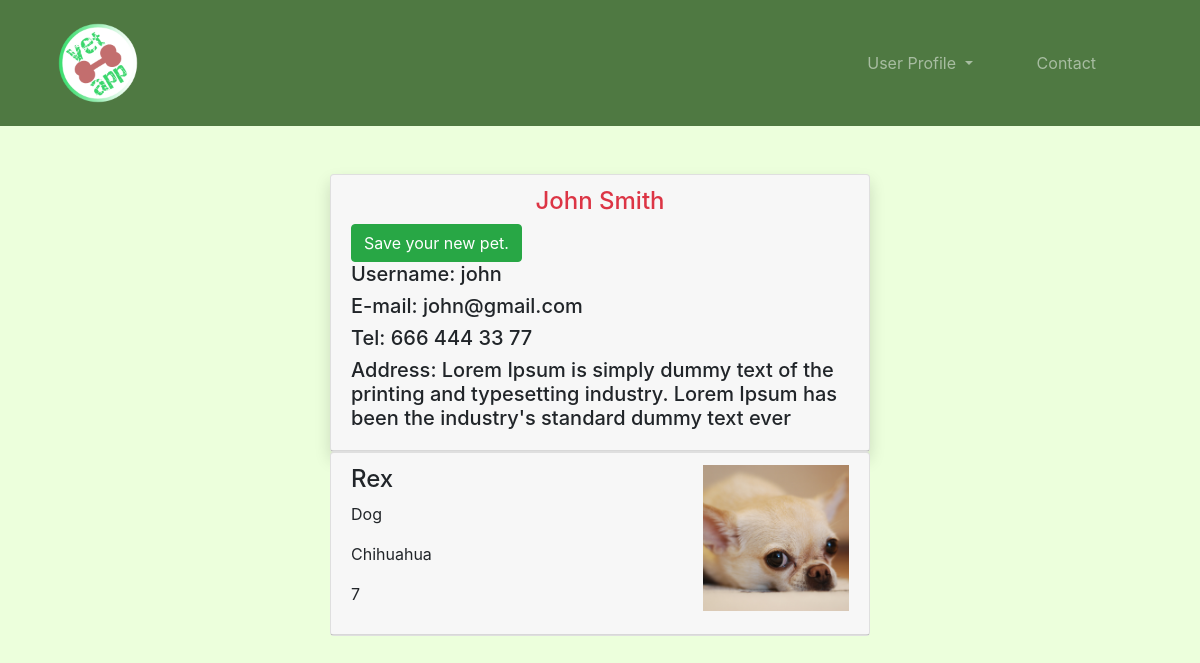
/user/petowner/john (signed in), run on the app's committed database.
### user/models.py (models this page shows, shortened)
class Petowner(models.Model):
    user = models.OneToOneField(User, null=True, blank=False, verbose_name="User", on_delete=models.CASCADE)
    tel = models.CharField(max_length=13, verbose_name="Phone")
    address = models.CharField(max_length=100, verbose_name="Address")
    class Meta:
        verbose_name_plural = "Additional information for the user"

### pet/models.py (models this page shows)
class Pet(models.Model):
    petowner = models.ForeignKey("auth.user", on_delete=models.CASCADE)
    image = models.FileField(null=True, blank=True, verbose_name="Image")
    type = models.CharField(max_length=20, verbose_name="Type")
    genius = models.CharField(max_length=20, verbose_name="Genius")
    name = models.CharField(max_length=20, verbose_name="Name")
    age = models.CharField(max_length=4, verbose_name="Age")
    explanation = models.TextField(verbose_name="Explanation")
    created_date = models.DateField(auto_now_add=True, verbose_name="Created Date")

### user/views.py (the view)
# urls.py: path('petowner/<username>', views.petowner, name="petowner"), #special page for user /petowner/username/blablaba..
@login_required(login_url="user:login")
def petowner(request, username):
    user = get_object_or_404(User, username=username)
    pets = Pet.objects.filter(petowner=request.user)
    petowner = get_object_or_404(Petowner, user=user)
    if request.user.username == petowner.user.username:
        return render(request, "petowner.html", {"user":user, "pets":pets, "petowner":petowner})
    elif request.user.username != petowner.user.username:
        return HttpResponseForbidden()

### templates/petowner.html (shortened to what this page needs)
{% extends "base.html" %}
{% block body %}
    <header class="container mt-5">
        <div class="row">
            <div class="col-md-8 col-lg-6 m-auto">
                <div class="card shadow">
                    <div class="card-header">
                        <h4 class="text-center text-danger">{{user.first_name}} {{user.last_name}}</h4>
                        <a class="btn btn-success" href="{% url 'pet:addpet' %}">Save your new pet.</a>
                        <h5>Username: {{user.username}}</h5>
                        <h5>E-mail: {{user.email}}</h5>
                        <h5>Tel: {{user.petowner.tel}}</h5>
                        <h5>Address: {{user.petowner.address}}</h5>
                    </div>
                </div>
            </div>
        </div>
        <div class="row">
            <div class="col-md-8 col-lg-6 m-auto">
                {% for pet in pets %}
                    <div class="card">
                        <div class="card-header">
                            <div class="row">
                                <div class="col-8">
                                    <h4>{{pet.name}}</h4>
                                    <p>{{pet.type}}</p>
                                    <p>{{pet.genius}}</p>
                                    <p>{{pet.age}}</p>
                                </div>
                                <div class="col-4">
                                    <img src="{{pet.image.url}}" class="img-fluid">
                                </div>
                            </div>
                        </div>
                    </div>
                {% endfor %}
            </div>
        </div>
    </header>
{% endblock %}

### data on the page
Pet: name "Rex", type "Dog", genius "Chihuahua", age "7", image (picture)

### other printed values
{{ user.first_name }} "John"
{{ user.last_name }} "Smith"
{{ user.username }} "john"
{{ user.email }} "john@gmail.com"
{{ user.petowner.tel }} "666 444 33 77"
{{ user.petowner.address }} "Lorem Ipsum is simply dummy text of the printing and typesetting industry. Lorem Ipsum has been the industry's standard dummy text ever"
